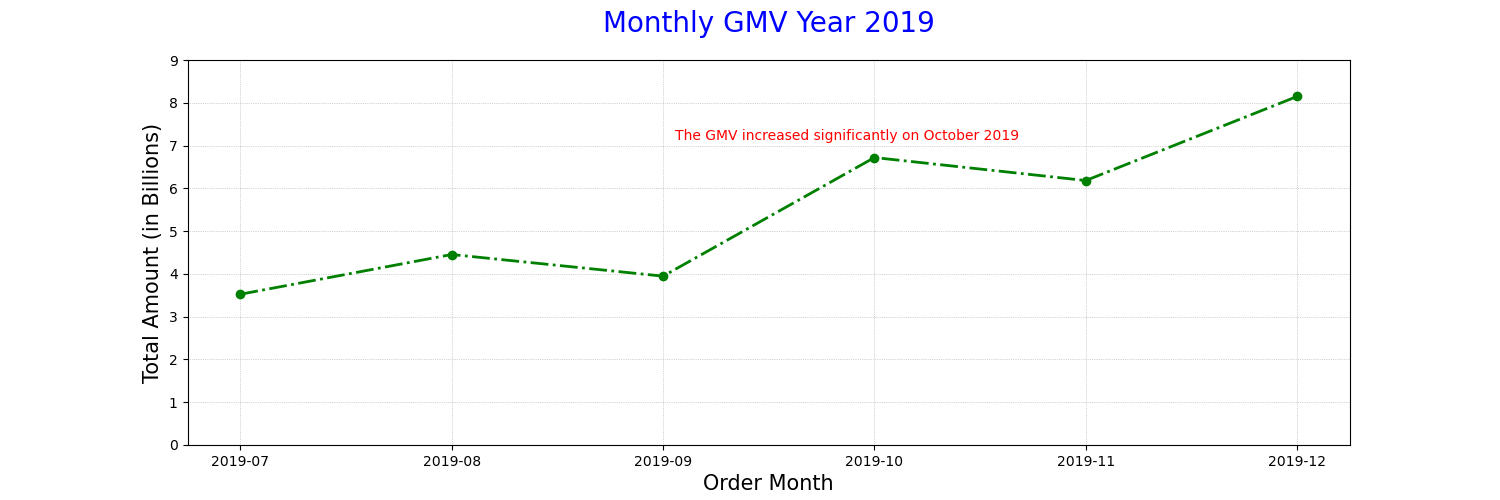

Generate this figure with Python:
import pandas as pd
import datetime
import matplotlib.pyplot as plt

dataset = pd.read_csv('https://storage.googleapis.com/dqlab-dataset/retail_raw_reduced.csv')
dataset['order_month'] = dataset['order_date'].apply(lambda x: datetime.datetime.strptime(x, "%Y-%m-%d").strftime('%Y-%m'))
dataset['gmv'] = dataset['item_price']*dataset['quantity']

fig = plt.figure(figsize=(15, 5))
dataset.groupby(['order_month'])['gmv'].sum().plot(color='green', marker='o', linestyle='-.', linewidth=2)
plt.title('Monthly GMV Year 2019', loc='center', pad=20, fontsize=20, color='blue')
plt.xlabel('Order Month', fontsize=15)
plt.ylabel('Total Amount (in Billions)', fontsize=15)
plt.grid(color='darkgray', linestyle=':', linewidth=0.5)
plt.ylim(ymin=0)
labels, locations = plt.yticks()
plt.yticks(labels, (labels/1000000000).astype(int))
plt.text(0.45,0.72, 'The GMV increased significantly on October 2019', transform=fig.transFigure, color='red')
plt.show()

# Perhatikan bahwa ada beberapa parameter yang diset saat menggunakan plt.text. Dua angka pertama itu adalah koordinat, x dan y. Saat set transform=fig.transFigure, maka koordinatnya berkisar 0 sampai 1 (untuk x dari kanan ke kiri, dan untuk y, dari bawah ke atas).
#
# Jika parameter transform tidak diisi, maka koordinatnya dalam satuan inch (Dalam contoh ini, dari 0-15 dari kiri ke kanan, dan 0-5 dari bawah ke atas). Seperti halnya title atau label, dimungkinkan juga untuk set warna dan ukuran hurufnya.
